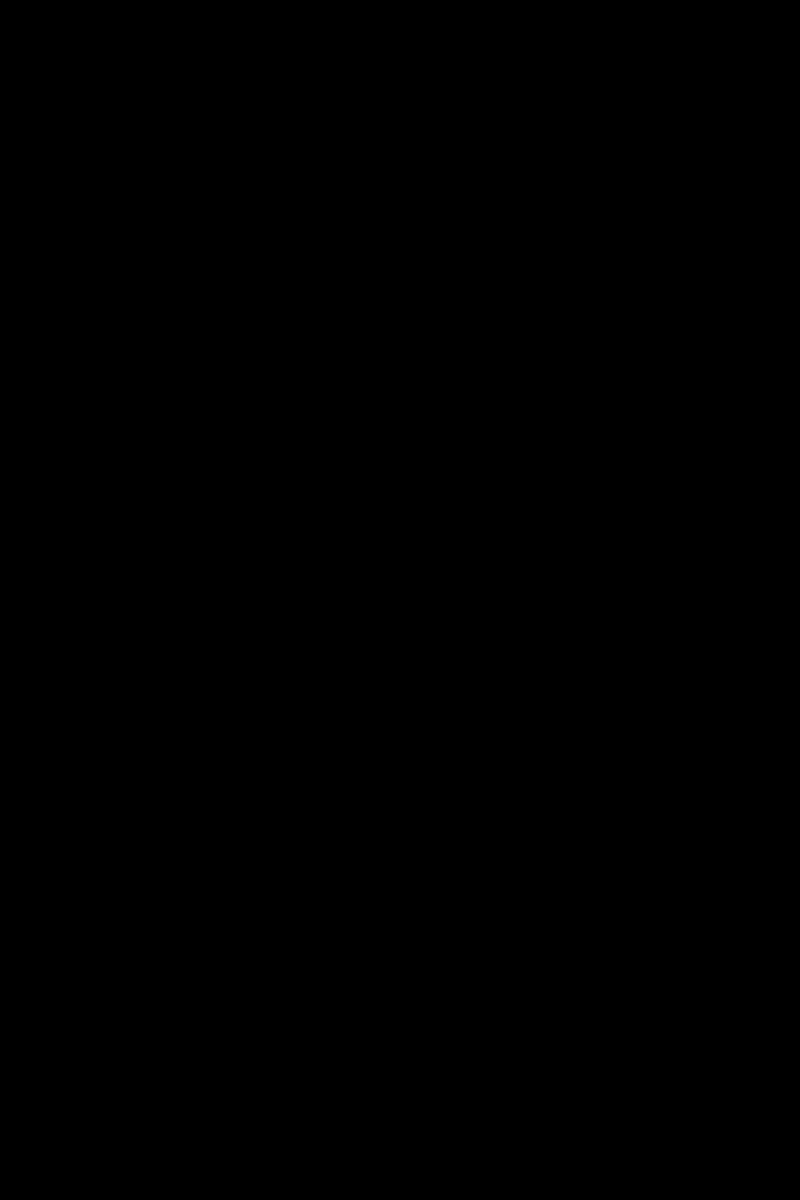
Frame 1 (no input)
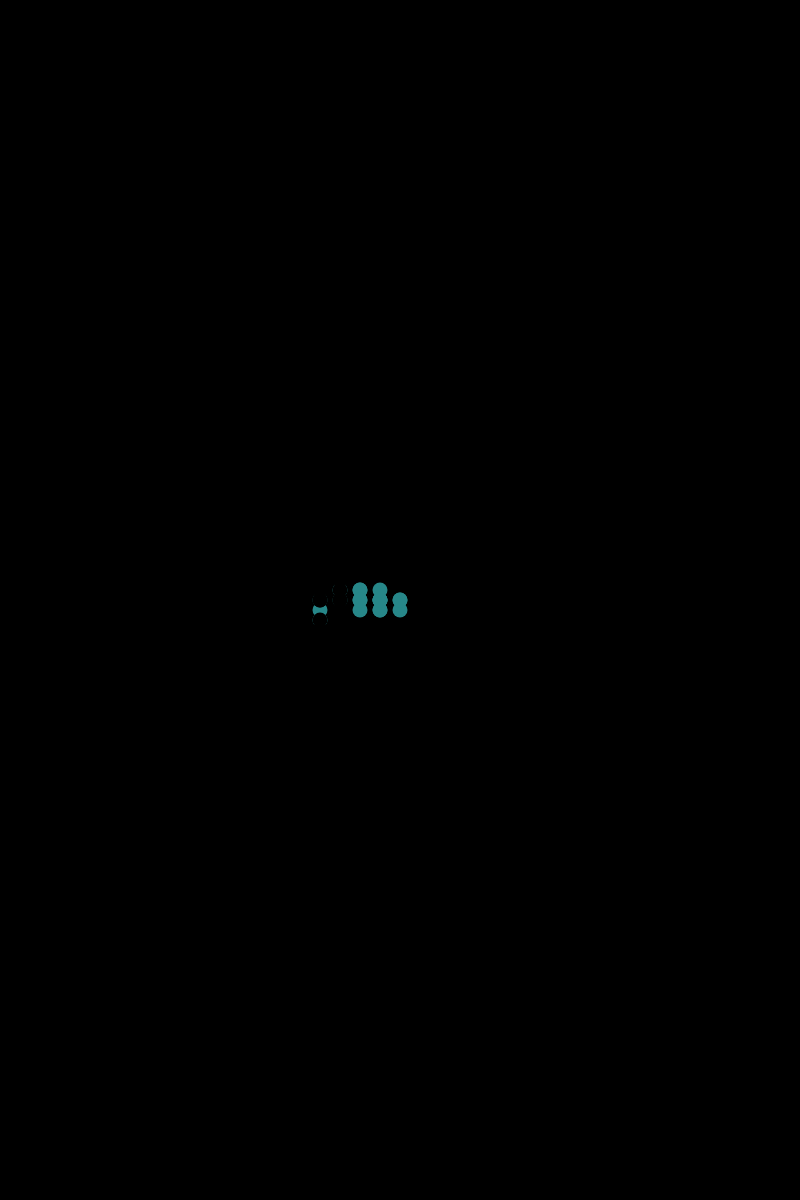
Frame 60 (no input)
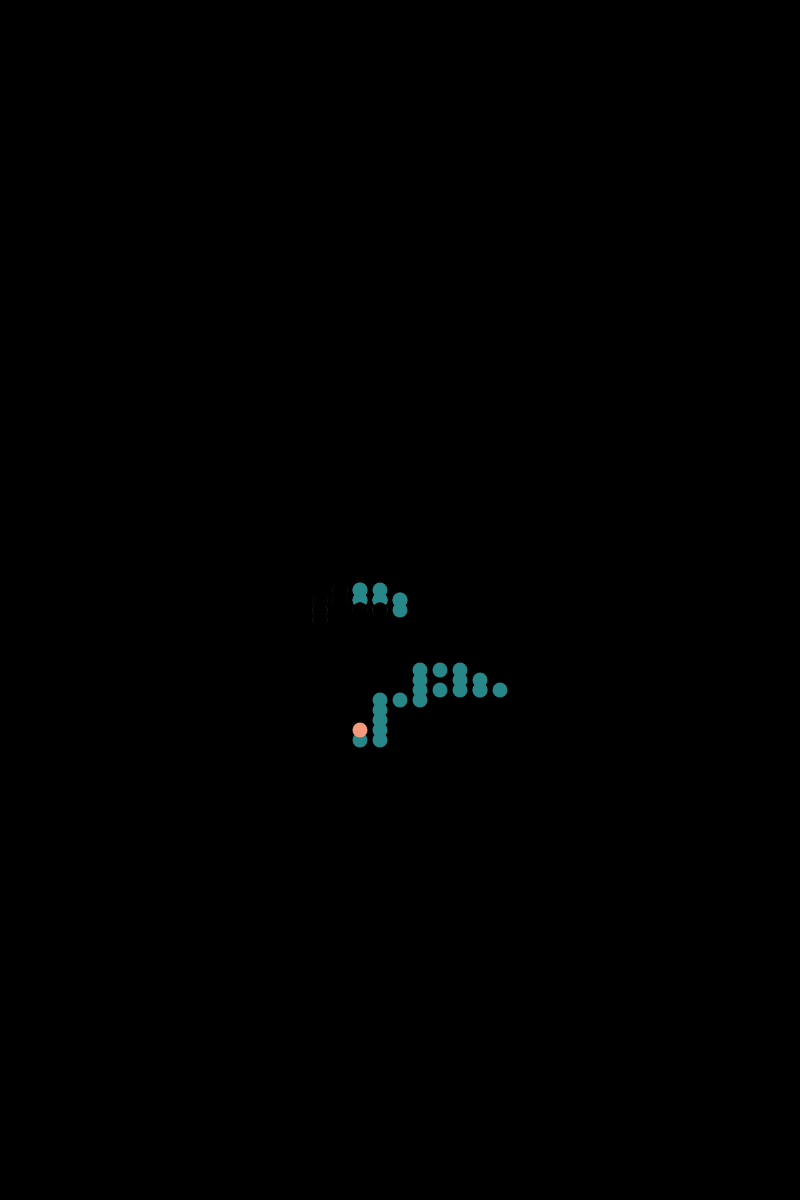
Frame 120 (the mouse pressed at the canvas centre since frame 60)

The p5.js sketch that drew these frames (run headless with seeded random() and noise() and a simulated clock; from frame 60 on, the mouse is pressed at the canvas centre):

// p5.js sketch
// ── sketch.js
let x;
let y;
let t = -0.1;
let c = 0;
let n;

function setup() {
  createCanvas(800, 1200);
  x = width / 2;
  y = height / 2;
  background(0);
  cols = [
   "#fd6741",
    "#f49a7c",
    "#ffffff",
    "#278789",
    "#000000",
   "#fd6741",
    "#f49a7c",
    "#ffffff",
    "#278789",
    "#000000",
  ];
}

function draw() {
   //every few framecounts, use random or noise to deterine a new x,y position for the dot ot start from? 
  if(frameCount % 20 == 0){
    n = noise(t * x, t * y + t) * 15;
     n > 9
        ? (c = 9)
        : n > 8
        ? (c = 8)
        : n > 7
        ? (c = 7)
        : n > 6
        ? (c = 6)
        : n > 5
        ? (c = 5)
        : n > 4
        ? (c = 4)
        : n > 3
        ? (c = 3)
        : n > 2
        ? (c = 2)
        : n > 1
        ? (c = 1)
        : (c = 0);
       stroke(cols[c])
  }

  strokeWeight(15);
  
  point(x, y);
  // stroke(255, 100);

  const r = floor(random(4));
  switch (r) {
    case 0:
      if(x < 780) {
      x = x + 20;
      // stroke(255, 100);
  }

      break;
    case 1:
      if(x > 20)
      x = x - 20;
      // stroke(255, 200,200);

      break;
    case 2:
      if(y < 1190){
      y = y + 10;
      // stroke(25, 200,250);
      }
      break;
    case 3:
      if(y > 10){
      y = y - 10;
      }

      break;
  }
}
